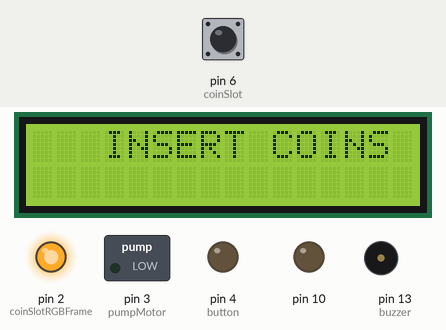
A sketch run on a simulated Arduino Uno, built with avr-gcc and run on an emulated ATmega328P. On the bench: 16×2 character LCD, switched loads named in the sketch (green lamp = pin HIGH), output pins drawn as LEDs (lit = HIGH), buzzer (waves = sounding). The inputs (shaded band) are chosen by the test bench; at power-on: pin 6 (coinSlot) HIGH.

Above: at 3.4 s.
3.5 s: pin 6 (coinSlot) pulled LOW for 1 s
At 5.0 s:
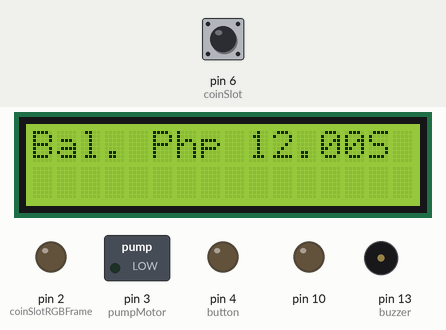
6.0 s: pin 6 (coinSlot) pulled LOW for 0.15 s
At 6.8 s:
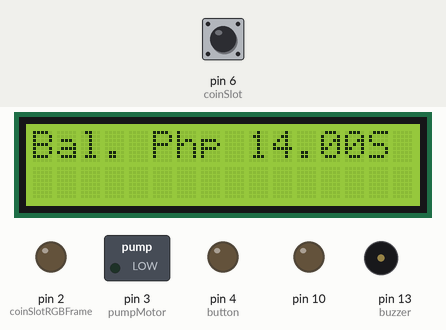
7.7 s: pin 6 (coinSlot) pulled LOW for 0.15 s
At 8.4 s:
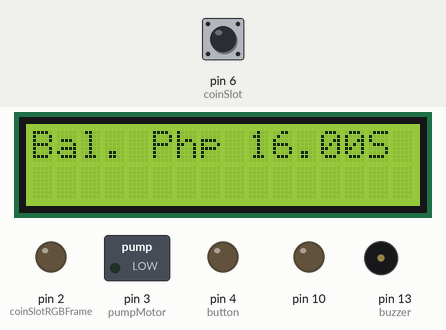
9.3 s: pin 6 (coinSlot) pulled LOW for 1 s
At 11.0 s:
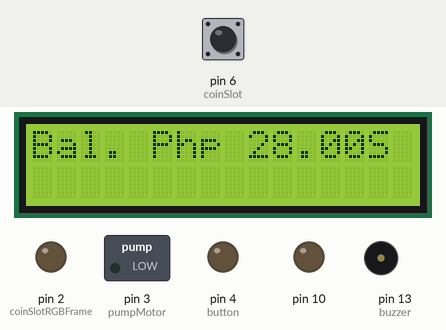
Timing chart, 0 to 12.5 s (numbered marks = the images above; inputs shaded):
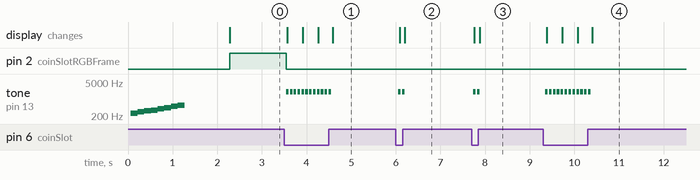

The sketch:

coinSlotManager.ino
```cpp
#include <LiquidCrystal_I2C.h>
#include <Wire.h>
LiquidCrystal_I2C lcd(0x27, 16, 2);

#define coinSlot 6
#define coinSlotRGBFrame 2
#define buzzer 13
#define button 4
#define pumpMotor 3

int coinSlotStatus;
int pulse;

boolean userBalance = false;
boolean noCoin = false;

char lcdBuffer[16];

int buttonState;

void setup() {
  // put your setup code here, to run once:
  lcd.init();
  lcd.backlight();
  lcd.clear();
  pinMode(buzzer, OUTPUT);
  pinMode(10, OUTPUT);
  digitalWrite(10, LOW);
  pinMode(coinSlot, INPUT_PULLUP);
  pinMode(coinSlotRGBFrame, OUTPUT);
  pinMode(button, OUTPUT);
  pinMode(pumpMotor, OUTPUT);

  tone(buzzer, 262);
  delay(150);
  tone(buzzer, 294);
  delay(150);
  tone(buzzer, 330);
  delay(150);
  tone(buzzer, 349);
  delay(150);
  tone(buzzer, 392);
  delay(150);
  tone(buzzer, 440);
  delay(150);
  tone(buzzer, 494);
  delay(150);
  tone(buzzer, 563);
  delay(150);
  noTone(buzzer);
  delay(1000);
}

void loop() {
  // put your main code here, to run repeatedly:
  if(!noCoin){
    noCoin = true;
    lcd.setCursor(0, 0);
    lcd.print("   INSERT COINS");
    digitalWrite(coinSlotRGBFrame, HIGH);
  }

  buttonState = digitalRead(button);
  if(buttonState == 1 && pulse > 0 && userBalance){
    lcd.clear();
    lcd.setCursor(0, 0);
    lcd.print("Pumping Liquid");

    for (int i = pulse; i > 0; i--) {
      analogWrite(pumpMotor, 255);
      lcd.setCursor(0, 1);
      lcd.print("   ");
      lcd.setCursor(0, 1);
      lcd.print(i);
      tone(buzzer, 523);
      delay(500);
      noTone(buzzer);
      delay(500);
    }
    analogWrite(pumpMotor, 0);

    pulse = 0;
    noCoin = false;
    lcd.clear();
    lcd.setCursor(0, 0);
    lcd.print("Thank You! Bye!");
    delay(1700);
    tone(buzzer, 3000);
    delay(200);
    noTone(buzzer);
    delay(50);
    tone(buzzer, 3000);
    delay(50);
    noTone(buzzer);
  }

  coinSlotStatus = digitalRead(coinSlot);
  delay(30);
  if (coinSlotStatus == 0) {
  digitalWrite(coinSlotRGBFrame, LOW);
  tone(buzzer, 2000);
  userBalance = true;
  lcd.setCursor(0, 0);
  lcd.print("Press a Button");
  pulse +=1;
  sprintf(lcdBuffer, "Bal. Php %d.00", pulse);
  lcd.setCursor(0, 0);
  lcd.print(lcdBuffer);
  delay(30);
  }
  noTone(buzzer);
}
```

Measured:
- after the input at 3.5 s, pin 2 (coinSlotRGBFrame): HIGH → LOW at once; tone on pin 13 (buzzer): alternates 2000 Hz for 0.06 s and silent for 0.03 s, 24 changes in all, then stays silent, starting at once; the display: first changes after 0.07 s (image 1 shows a later state)
- after the input at 6.0 s, tone on pin 13 (buzzer): alternates 2000 Hz for 0.06 s and silent for 0.03 s, 4 changes in all, then stays silent, starting after 0.06 s; the display: first changes after 0.08 s (image 2 shows a later state)
- after the input at 7.7 s, tone on pin 13 (buzzer): alternates 2000 Hz for 0.06 s and silent for 0.03 s, 4 changes in all, then stays silent, starting at once; the display: first changes after 0.06 s (image 3 shows a later state)
- after the input at 9.3 s, tone on pin 13 (buzzer): alternates 2000 Hz for 0.06 s and silent for 0.03 s, 24 changes in all, then stays silent, starting after 0.05 s; the display: first changes after 0.08 s (image 4 shows a later state)
